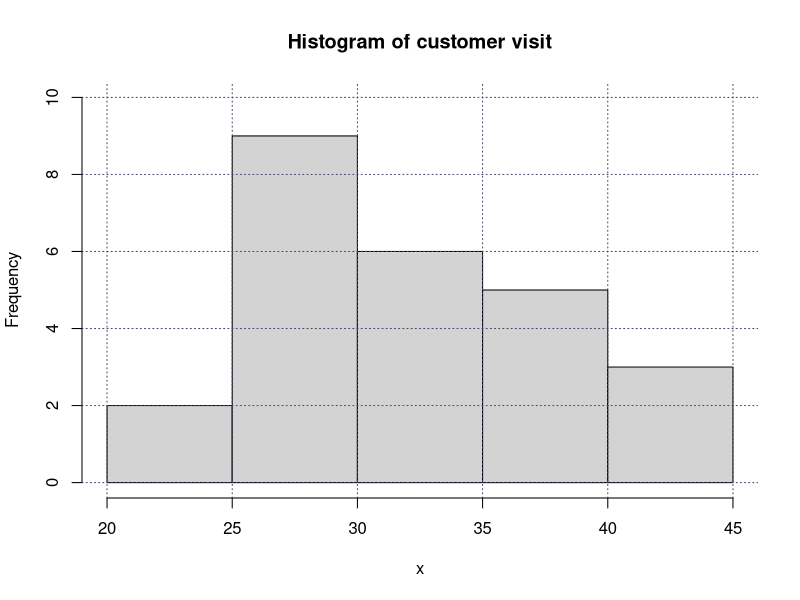
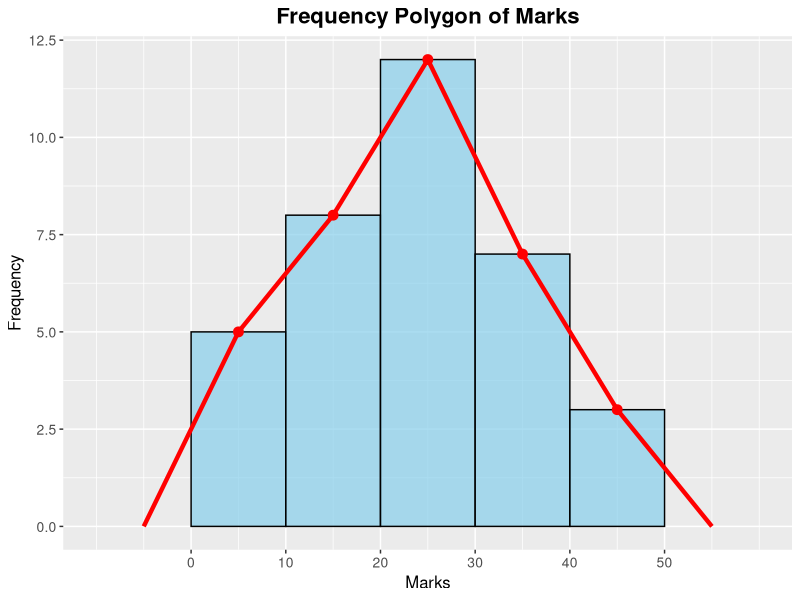
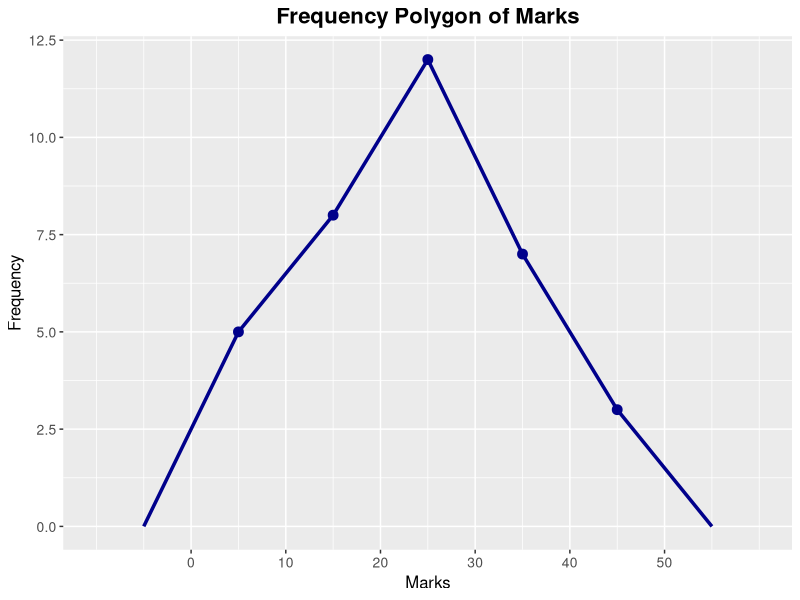
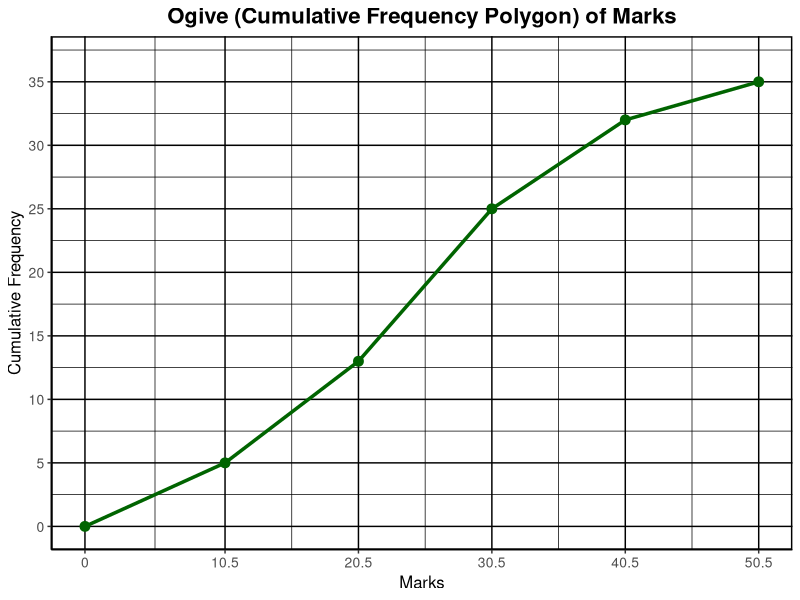

The R source for these figures, in order:
## ---- chunk 1
x = c(32, 28, 35, 41, 29, 30, 38, 45, 27, 25, 33, 40, 31, 29, 36, 42, 26, 24, 34, 39, 30, 28, 37, 33, 29)
hist(x, main = "Histogram of customer visit", ylim = c(0,10))
grid(col = "#47476b")
## ---- chunk 2
library(ggplot2)
library(dplyr)

# 1. Define the data (using the "Marks" data from earlier)
# We need to create a dataset of individual observations to correctly build the histogram.
# Let's assume the midpoints of the intervals for generating the data.
# Alternatively, we can manually create data points that fall into these bins.

# Option 1: Manually create data points based on frequencies
# This is a bit more robust for exact reproduction of the frequency table
marks_data_raw <- c(
  rep(5, 5),    # 5 observations in 0-10 range (using midpoint 5)
  rep(15, 8),   # 8 observations in 11-20 range (using midpoint 15)
  rep(25, 12),  # 12 observations in 21-30 range (using midpoint 25)
  rep(35, 7),   # 7 observations in 31-40 range (using midpoint 35)
  rep(45, 3)    # 3 observations in 41-50 range (using midpoint 45)
)

# Create a data frame
df_marks <- data.frame(Marks = marks_data_raw)

# Define the breaks for the histogram and frequency polygon
# These should align with your intervals' boundaries.
# For intervals like 0-10, 11-20, etc., the actual bins would be 0-10.5, 10.5-20.5 etc.
# Let's use clean breaks for the plot for simplicity and visual clarity.
# Assuming intervals are inclusive lower, exclusive upper for binning.
# Or, if they are like 0-10, 11-20, then 10.5, 20.5 are the boundaries.
# For simplicity, let's assume the bins are 0-10, 10-20, 20-30, etc. for plotting.
# We'll set breaks at 0, 10, 20, 30, 40, 50.
bin_breaks <- seq(0, 50, by = 10)

# Calculate midpoints for the frequency polygon (for the line plot)
# The midpoints should correspond to the center of each bin
midpoints <- (bin_breaks[-length(bin_breaks)] + bin_breaks[-1]) / 2

# Calculate frequencies for the frequency polygon (for the line plot)
# This part is a bit tricky with ggplot2's `geom_freqpoly` as it calculates frequencies itself.
# To ensure the frequency polygon aligns with the histogram, we let ggplot do the binning.

# Create the histogram with frequency polygon overlay
ggplot(df_marks, aes(x = Marks)) +
  # Histogram layer
  geom_histogram(binwidth = 10, # Match the interval width
                 breaks = bin_breaks, # Ensure bins align with intervals
                 fill = "skyblue",
                 color = "black",
                 alpha = 0.7) +
  # Frequency polygon layer
  geom_freqpoly(binwidth = 10, # Must match histogram's binwidth
                breaks = bin_breaks, # Must match histogram's breaks
                color = "red",
                size = 1.5) + # Thicker line for visibility
  # Add points at the top of each frequency polygon segment
  stat_bin(binwidth = 10, breaks = bin_breaks, geom = "point", color = "red", size = 3) +
  
  # Labels and Title
  labs(title = "Frequency Polygon of Marks",
       x = "Marks",
       y = "Frequency") +
  
  # Customize theme for better aesthetics
  theme(plot.title = element_text(hjust = 0.5, face = "bold", size = 16),
        axis.title = element_text(size = 12),
        axis.text = element_text(size = 10)) +
  
  # Set x-axis breaks to match interval boundaries
  scale_x_continuous(breaks = bin_breaks,
                     labels = c("0", "10", "20", "30", "40", "50")) +
  
  # Ensure y-axis starts at 0
  expand_limits(y = 0)
## ---- chunk 3
library(ggplot2)
library(dplyr)

# Recreate the data from the frequency table
marks_data_raw <- c(
  rep(5, 5),    # 5 observations in 0-10 range (using midpoint 5)
  rep(15, 8),   # 8 observations in 11-20 range (using midpoint 15)
  rep(25, 12),  # 12 observations in 21-30 range (using midpoint 25)
  rep(35, 7),   # 7 observations in 31-40 range (using midpoint 35)
  rep(45, 3)    # 3 observations in 41-50 range (using midpoint 45)
)

# Create a data frame
df_marks <- data.frame(Marks = marks_data_raw)

# Define the breaks for the frequency polygon (must match the bins)
bin_breaks <- seq(0, 50, by = 10)

# Create the frequency polygon plot without the histogram
ggplot(df_marks, aes(x = Marks)) +
  # Frequency polygon layer
  geom_freqpoly(binwidth = 10, # Must match the bin interval width
                breaks = bin_breaks, # Ensure bins align with intervals
                color = "darkblue",
                size = 1.2) + # Thicker line for visibility
  # Add points at the top of each frequency polygon segment
  stat_bin(binwidth = 10, breaks = bin_breaks, geom = "point", color = "darkblue", size = 3) +
  
  # Labels and Title
  labs(title = "Frequency Polygon of Marks",
       x = "Marks",
       y = "Frequency") +
  
  # Customize theme for better aesthetics
  theme(plot.title = element_text(hjust = 0.5, face = "bold", size = 16),
        axis.title = element_text(size = 12),
        axis.text = element_text(size = 10)) +
  
  # Set x-axis breaks to match interval boundaries
  scale_x_continuous(breaks = bin_breaks,
                     labels = c("0", "10", "20", "30", "40", "50")) +
  
  # Ensure y-axis starts at 0 for proper representation of frequencies
  expand_limits(y = 0)
## ---- chunk 4
library(ggplot2)
library(dplyr)

# 1. Define the data for intervals, frequencies, and calculate cumulative frequencies
# Using the upper class boundaries for the x-axis of the ogive.
# Assuming intervals 0-10, 11-20, etc., the upper true limits are 10.5, 20.5 etc.
# The initial point for the ogive is (lower boundary of first class, 0 cumulative frequency).
# Assuming the lowest possible mark is 0, so the first boundary starts effectively at 0.

marks_upper_boundaries <- c(0, 10.5, 20.5, 30.5, 40.5, 50.5)
frequencies <- c(0, 5, 8, 12, 7, 3) # Add 0 for the starting point

# Calculate cumulative frequencies
cumulative_frequencies <- cumsum(frequencies)

# Create a data frame for plotting the Ogive
ogive_data <- data.frame(
  Marks = marks_upper_boundaries,
  CumulativeFrequency = cumulative_frequencies
)

# Create the Ogive plot
ggplot(ogive_data, aes(x = Marks, y = CumulativeFrequency)) +
  geom_line(color = "darkgreen", size = 1.2) + # Line for the ogive
  geom_point(color = "darkgreen", size = 3) +  # Points at each data point
  
  # Removed geom_text() to remove value labels from points
  
  # Labels and Title
  labs(title = "Ogive (Cumulative Frequency Polygon) of Marks",
       x = "Marks", # X-axis label as 'Marks'
       y = "Cumulative Frequency") +
  
  # Set specific x-axis breaks for clarity
  scale_x_continuous(breaks = marks_upper_boundaries,
                     labels = c("0", "10.5", "20.5", "30.5", "40.5", "50.5")) +
  
  # Set specific y-axis breaks for cumulative frequency
  scale_y_continuous(breaks = seq(0, max(cumulative_frequencies), by = 5),
                     limits = c(0, max(cumulative_frequencies) * 1.05)) + # Adjust limits back as no text labels
  
  # Ensure y-axis starts at 0
  expand_limits(y = 0) +
  
  # Apply a base theme and then explicitly add clear black grid lines
  theme_classic() + # Keeping classic for clean axes, but customizing grids
  theme(
    plot.title = element_text(hjust = 0.5, face = "bold", size = 16),
    axis.title = element_text(size = 12),
    axis.text = element_text(size = 10),
    
    # Explicitly show major grid lines as black and solid
    panel.grid.major = element_line(color = "black", size = 0.5, linetype = "solid"),
    # Explicitly show minor grid lines as black and solid (thinner)
    panel.grid.minor = element_line(color = "black", size = 0.25, linetype = "solid"),
    
    # Ensure background is white and add a black border to the panel to create "square boxes"
    panel.background = element_rect(fill = "white", colour = "black", linewidth = 1), # 'size' changed to 'linewidth' in newer ggplot2
    plot.background = element_rect(fill = "white", colour = NA) # No border for plot background
  )
